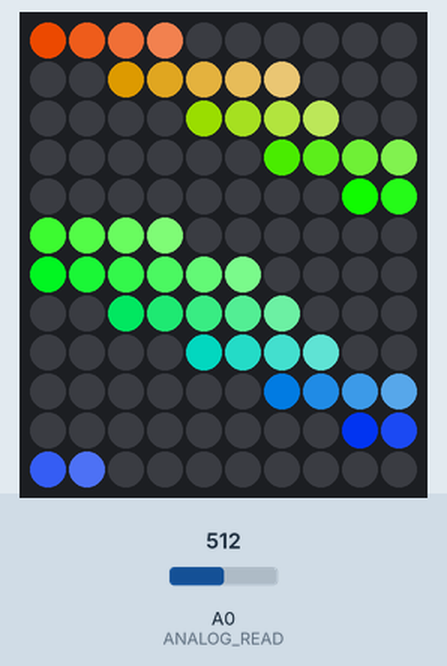
Recording of a sketch running on a simulated Arduino Uno, built with avr-gcc and run on an emulated ATmega328P. Parts: 10×12 RGB LED matrix (first LED top left, wired row by row). The inputs (shaded band) are chosen by the test bench; at power-on: A0 (ANALOG_READ) = 512. Random numbers use the default seed unless the sketch sets one.

Above: at 1.2 s.
1.3 s: A0 (ANALOG_READ) set to 716
At 2.03 s:
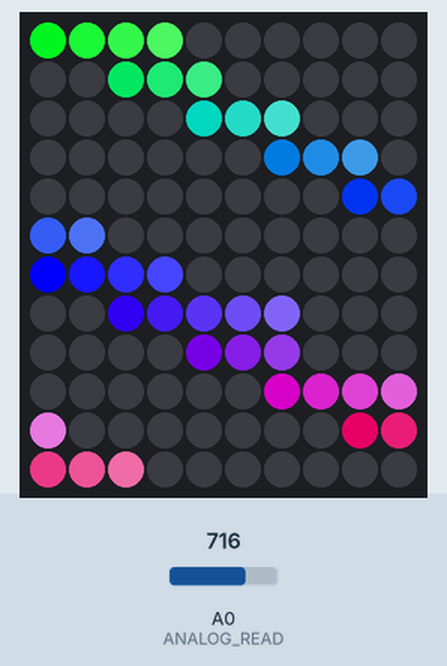
3.2 s: A0 (ANALOG_READ) set to 900
At 5.16 s:
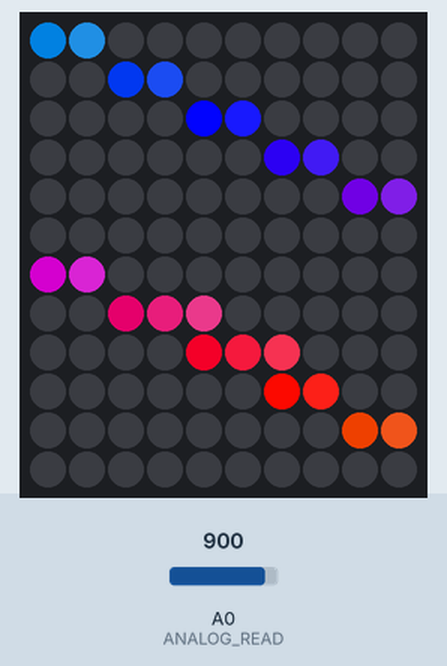
5.2 s: A0 (ANALOG_READ) set to 1023
At 5.39 s:
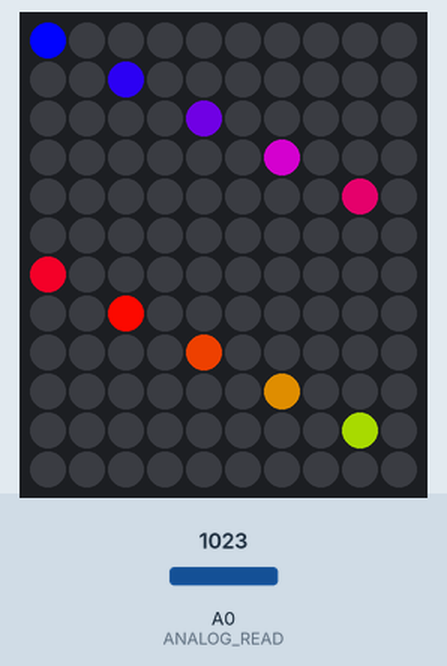
7.2 s: A0 (ANALOG_READ) set to 511
At 7.39 s:
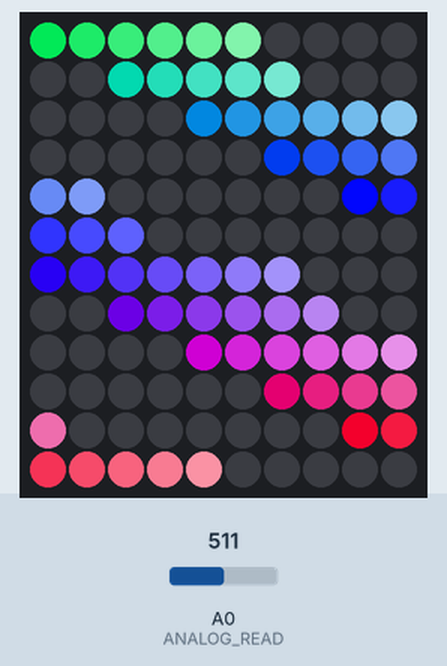
9.2 s: A0 (ANALOG_READ) set to 306
At 9.76 s:
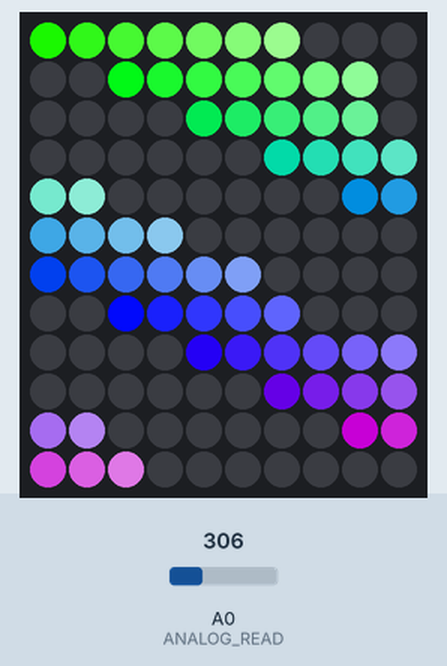
11.3 s: A0 (ANALOG_READ) set to 160
At 12.15 s:
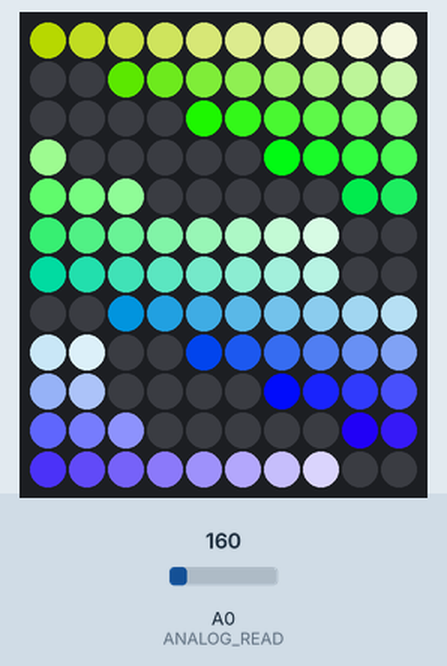

The sketch:

up_down.ino
```cpp
#include <FastLED.h>
#define LED_TYPE    WS2811
#define COLOR_ORDER GRB

const int ANALOG_READ = A0;
const int LED_PIN = 13;
const int NUM_LEDS = 120;
const int BRIGHTNESS = 60;
const int HEIGHT = 12;
const int WIDTH = 10;
CRGB leds[NUM_LEDS];

int base[WIDTH];
int ons[WIDTH];
const int stay_b = 5; // change bases
int change_b = 0;
int k = 0; // rainbow color bias
const int stay_k = 3;  // last more on a color
int change_k = 0;

void setup() {
  FastLED.addLeds<NEOPIXEL, LED_PIN>(leds, NUM_LEDS);

  for(int i = 0; i < NUM_LEDS; i++){
    leds[i] = CRGB(255, 0, 0);
    }

  for(int i = 0; i < WIDTH; i++){
    ons[i] = base[i] = random(6, 12);
    }

  Serial.begin(9600);
  FastLED.show();
}


void loop() {
  int audio_input = analogRead(ANALOG_READ); // ADD x2 HERE FOR MORE SENSITIVITY

  for(int i = 0; i < WIDTH; i++){
    ons[i] += (1-base[i]) * audio_input / 1023;
    }

  for (int i = 0; i < WIDTH; i++){
    fade_to_white(i, Scroll((i+k)*15 % 256), ons[i]);
  }

  for(int i = 0; i < WIDTH; i++){
    ons[i] = base[i];
    }

  change_k++;
  if (change_k == stay_k){
      k = (k+1) % 256;
      change_k = 0;
    }

  change_b++;
  if (change_b == stay_b){
    for(int i = 0; i < WIDTH; i++){
      ons[i] = base[i] = random(6, 12);
      }
      change_b = 0;
    }
}


int get_idx(int x, int y){
  return x * HEIGHT + y;
  }


void fade_to_white(int col_idx, CRGB curr, int len){
  for (int i = 0; i < HEIGHT; i++){
    int idx = get_idx(col_idx, i);
    if (i < len){
      leds[idx].r = i * (255 - curr.r)/11 + curr.r;
      leds[idx].g = i * (255 - curr.g)/11 + curr.g;
      leds[idx].b = i * (255 - curr.b)/11 + curr.b;
      }
    else
      leds[idx] = CRGB(0, 0, 0);
    }
    FastLED.show();
  }


// rainbow colors
CRGB Scroll(int pos) {
  CRGB color (0,0,0);
  if(pos < 85) {
    color.g = 0;
    color.r = ((float)pos / 85.0f) * 255.0f;
    color.b = 255 - color.r;
  } else if(pos < 170) {
    color.g = ((float)(pos - 85) / 85.0f) * 255.0f;
    color.r = 255 - color.g;
    color.b = 0;
  } else if(pos < 256) {
    color.b = ((float)(pos - 170) / 85.0f) * 255.0f;
    color.g = 255 - color.b;
    color.r = 1;
  }
  return color;
}
```
